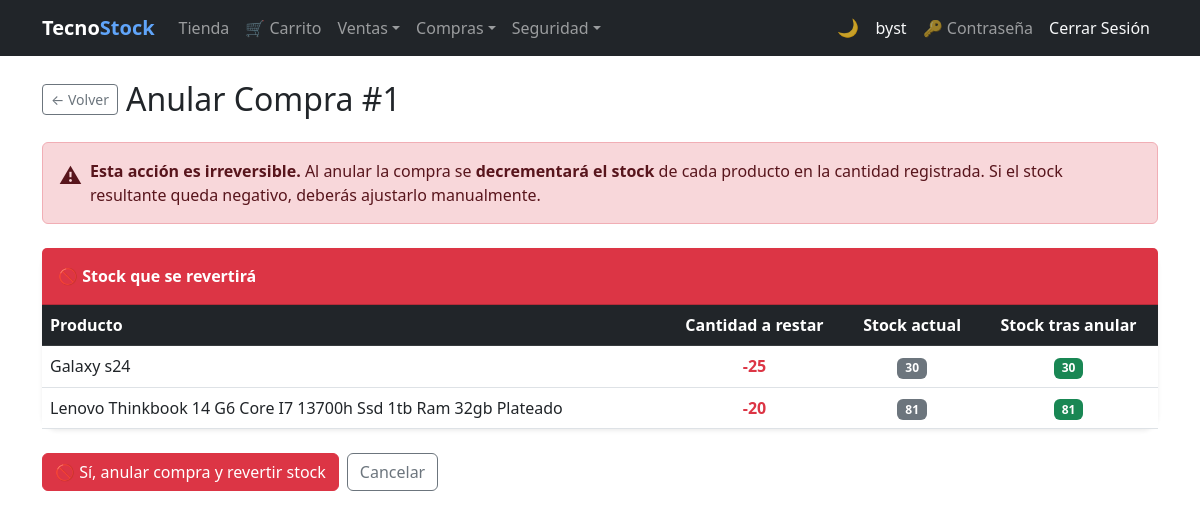
Screenshot of /purchases/1/cancel/ (signed in) with the database file from the repository.
### purchasing/models.py (models this page shows, shortened)
class Purchase(models.Model):
    BORRADOR   = 0
    CONFIRMADA = 1
    ANULADA    = 2
    ESTADO_CHOICES = [
        (BORRADOR,   'Borrador'),
        (CONFIRMADA, 'Confirmada'),
        (ANULADA,    'Anulada'),
    ]
    PENDIENTE = 'PENDIENTE'
    PAGADA    = 'PAGADA'
    ESTADO_PAGO_CHOICES = [
        (PENDIENTE, 'Pendiente'),
        (PAGADA,    'Pagada'),
    ]
    CONTADO = 'contado'
    CREDITO = 'credito'
    TIPO_PAGO_CHOICES = [
        (CONTADO, 'Contado'),
        (CREDITO, 'Crédito'),
    ]
    supplier        = models.ForeignKey(
                          Supplier, on_delete=models.PROTECT,
                          related_name='purchases', verbose_name='Proveedor')
    document_number = models.CharField(max_length=20, verbose_name='N° Documento')
    purchase_date   = models.DateField(auto_now_add=True, verbose_name='Fecha')
    subtotal        = models.DecimalField(max_digits=12, decimal_places=2, default=0, verbose_name='Subtotal')
    tax             = models.DecimalField(max_digits=12, decimal_places=2, default=0, verbose_name='IVA')
    total           = models.DecimalField(max_digits=12, decimal_places=2, default=0, verbose_name='Total')
    estado          = models.PositiveSmallIntegerField(
                          choices=ESTADO_CHOICES, default=BORRADOR, verbose_name='Estado')
    is_active       = models.BooleanField(default=True, verbose_name='Activo')
    saldo           = models.DecimalField(
                          max_digits=12, decimal_places=2, default=0,
                          verbose_name='Saldo pendiente de pago')
    estado_pago     = models.CharField(
                          max_length=10, choices=ESTADO_PAGO_CHOICES,
                          default=PENDIENTE, verbose_name='Estado de pago')
    tipo_pago       = models.CharField(
                          max_length=10, choices=TIPO_PAGO_CHOICES,
                          default=CREDITO, verbose_name='Tipo de pago')
    class Meta:
        verbose_name        = 'Compra'
        verbose_name_plural = 'Compras'
        ordering = ['-purchase_date', '-id']
        constraints = [
            models.UniqueConstraint(
                fields=['document_number', 'supplier'],
                name='unique_purchase_per_supplier'
            )
        ]
    @property
    def can_cancel(self):     return self.estado == self.CONFIRMADA

class PurchaseDetail(models.Model):
    purchase   = models.ForeignKey(
                     Purchase, on_delete=models.CASCADE,
                     related_name='details', verbose_name='Compra')
    product    = models.ForeignKey(
                     Product, on_delete=models.PROTECT,
                     related_name='purchase_details', verbose_name='Producto')
    quantity   = models.PositiveIntegerField(verbose_name='Cantidad')
    unit_cost  = models.DecimalField(max_digits=12, decimal_places=2, verbose_name='Costo Unitario')
    subtotal   = models.DecimalField(max_digits=12, decimal_places=2, default=0, verbose_name='Subtotal')
    tax_amount = models.DecimalField(max_digits=12, decimal_places=2, default=0, verbose_name='IVA')
    class Meta:
        verbose_name        = 'Detalle de Compra'
        verbose_name_plural = 'Detalles de Compra'

### billing/models.py (models this page shows, shortened)
class Product(models.Model):
    name = models.CharField(max_length=200, verbose_name='Product Name')
    description = models.TextField(blank=True, null=True)
    brand = models.ForeignKey(Brand, on_delete=models.PROTECT, related_name='products')
    group = models.ForeignKey(ProductGroup, on_delete=models.PROTECT, related_name='products')
    suppliers = models.ManyToManyField(Supplier, related_name='products', blank=True)
    photo      = models.ImageField(upload_to='products/', blank=True, null=True, verbose_name='Foto')
    unit_price = models.DecimalField(max_digits=12, decimal_places=2)
    tax_rate   = models.DecimalField(
                     max_digits=5, decimal_places=4, default=Decimal('0.15'),
                     verbose_name='Tasa IVA',
                     validators=[MinValueValidator(Decimal('0')), MaxValueValidator(Decimal('1'))],
                 )
    stock = models.IntegerField(default=0)
    is_active = models.BooleanField(default=True)
    created_at = models.DateTimeField(auto_now_add=True)
    updated_at = models.DateTimeField(auto_now=True)
    class Meta:
        verbose_name = 'Product'
        verbose_name_plural = 'Products'
        ordering = ['name']

### purchasing/views.py (the view, shortened to what this page needs)
# urls.py: path('<int:pk>/cancel/',      views.purchase_cancel,             name='purchase_cancel'),
@roles_required(*_PURCHASING_ROLES)
def purchase_cancel(request, pk):
    purchase = get_object_or_404(Purchase, pk=pk)
    if not purchase.can_cancel:
        messages.error(request, 'Solo se puede anular una compra confirmada.')
        return redirect('purchasing:purchase_detail', pk=pk)
    return render(request, 'purchasing/purchase_cancel.html', {'purchase': purchase})

### security/templatetags/security_tags.py (called while the page is built)
@register.filter(name='has_group')
def has_group(user, group_name):
    if not user.is_authenticated:
        return False
    if user.is_superuser:  # el superusuario ve todo
        return True
    return user.groups.filter(name=group_name).exists()

### purchasing/templates/purchasing/purchase_cancel.html (shortened to what this page needs)
{% extends 'billing/base.html' %}
{% block content %}
<div class="d-flex align-items-center gap-2 mb-4">
  <a href="{% url 'purchasing:purchase_detail' purchase.pk %}"
     class="btn btn-outline-secondary btn-sm">&#8592; Volver</a>
  <h2 class="mb-0">Anular Compra #{{ purchase.id }}</h2>
</div>
<div class="alert alert-danger d-flex gap-2 align-items-start mb-4">
  <span style="font-size:1.4rem">&#9888;</span>
  <div>
    <strong>Esta acción es irreversible.</strong>
    Al anular la compra se <strong>decrementará el stock</strong> de cada producto en la
    cantidad registrada. Si el stock resultante queda negativo, deberás ajustarlo manualmente.
  </div>
</div>
<div class="card border-0 shadow-sm rounded-4 mb-4">
  <div class="card-header bg-danger text-white py-3">
    <span class="fw-bold">&#128683; Stock que se revertirá</span>
  </div>
  <div class="card-body p-0">
    <div class="table-responsive">
      <table class="table table-hover align-middle mb-0">
        <thead class="table-dark">
          <tr>
            <th>Producto</th>
            <th class="text-center">Cantidad a restar</th>
            <th class="text-center">Stock actual</th>
            <th class="text-center">Stock tras anular</th>
          </tr>
        </thead>
        <tbody>
          {% for det in purchase.details.all %}
          {% with result=det.product.stock|add:"-1"|add:det.quantity %}
          <tr {% if det.product.stock < det.quantity %}class="table-warning"{% endif %}>
            <td>{{ det.product.name }}</td>
            <td class="text-center fw-bold text-danger">-{{ det.quantity }}</td>
            <td class="text-center">
              <span class="badge bg-secondary">{{ det.product.stock }}</span>
            </td>
            <td class="text-center">
              {% with new_stock=det.product.stock|add:"-0" %}
              <span class="badge {% if det.product.stock < det.quantity %}bg-warning text-dark{% else %}bg-success{% endif %}">
                {{ det.product.stock|add:"-0" }}
              </span>
              {% endwith %}
            </td>
          </tr>
          {% endwith %}
          {% endfor %}
        </tbody>
      </table>
    </div>
  </div>
</div>
<form method="post">
  <div class="d-flex gap-2">
    <button type="submit" class="btn btn-danger">
      &#128683; Sí, anular compra y revertir stock
    </button>
    <a href="{% url 'purchasing:purchase_detail' purchase.pk %}"
       class="btn btn-outline-secondary">Cancelar</a>
  </div>
</form>
{% endblock %}

### billing/templates/billing/base.html (shortened to what this page needs)
{% load security_tags %}
<!DOCTYPE html>
<html lang="es">
<head>
  <link href="https://cdn.jsdelivr.net/npm/bootstrap@5.3.0/dist/css/bootstrap.min.css" rel="stylesheet">
</head>
<body>
<nav class="navbar navbar-expand-lg navbar-dark bg-dark">
  <div class="container">
    <a class="navbar-brand fw-bold" href="{% url 'billing:home' %}">Tecno<span class="nav-brand-accent">Stock</span></a>
    <div class="collapse navbar-collapse" id="nav">
      <ul class="navbar-nav me-auto">
        {% if user.is_authenticated %}
        {% if user|has_group:'Cliente' %}
        <li class="nav-item"><a class="nav-link" href="{% url 'store:catalog' %}">Tienda</a></li>
        <li class="nav-item"><a class="nav-link" href="{% url 'store:cart' %}">&#128722; Carrito</a></li>
        {% endif %}
        <li class="nav-item dropdown">
          <a class="nav-link dropdown-toggle" href="#" role="button" data-bs-toggle="dropdown" aria-expanded="false">Ventas</a>
        </li>
        {% if user|has_group:'Analista de Compras' or user|has_group:'Administrador' or not user|has_any_group %}
        <li class="nav-item dropdown">
          <a class="nav-link dropdown-toggle" href="#" role="button" data-bs-toggle="dropdown" aria-expanded="false">Compras</a>
        </li>
        {% endif %}
        {% if user|has_group:'Administrador' %}
        <li class="nav-item dropdown">
          <a class="nav-link dropdown-toggle" href="#" role="button" data-bs-toggle="dropdown" aria-expanded="false">Seguridad</a>
        </li>
        {% endif %}
        {% endif %}
      </ul>
      <ul class="navbar-nav align-items-center">
        <li class="nav-item"><button type="button" class="theme-toggle-btn" id="theme-toggle" onclick="toggleTheme()" title="Cambiar tema claro / oscuro"><span id="theme-icon">&#127769;</span></button></li>
        <li class="nav-item">{% if user.is_authenticated %}<a class="nav-link text-light" href="{% url 'billing:dashboard' %}">{{ user.username }}</a>{% endif %}</li>
        <li class="nav-item">{% if user.is_authenticated %}<a class="nav-link" href="{% url 'password_change' %}" title="Cambiar contraseña">&#128273; Contraseña</a>{% endif %}</li>
        <li class="nav-item">{% if user.is_authenticated %}<form method="post" action="{% url 'logout' %}" class="d-inline">{% csrf_token %}<button type="submit" class="nav-link btn btn-link text-light btn-nav-link">Cerrar Sesión</button></form>{% else %}<a class="nav-link" href="{% url 'login' %}">Iniciar Sesión</a>{% endif %}</li>
      </ul>
    </div>
  </div>
</nav>
<div class="container mt-4">
  {% block content %}{% endblock %}
</div>
</body>
</html>

### billing/templates/billing/base.html (style rules this page uses)
.btn-nav-link { text-decoration: none; }
.nav-brand-accent { color: #60a5fa; }
.theme-toggle-btn { background: none; border: none; cursor: pointer; font-size: 1.1rem; line-height: 1; padding: .375rem .5rem; border-radius: .375rem; transition: background .2s; color: rgba(255,255,255,.75); }

### rows the page displays
Purchase: id "1"
PurchaseDetail: product.name "Galaxy s24", quantity "25", product.stock "30", product.stock|add "30"
PurchaseDetail: product.name "Lenovo Thinkbook 14 G6 Core I7 13700h Ssd 1tb Ram 32gb Plateado", quantity "20", product.stock "81", product.stock|add "81"

### other values shown
{{ user.username }} "byst"
